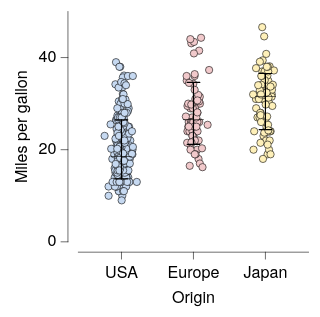

Express this chart as Vega-Lite.
### Vega-Lite specification from a JSON file in a GitHub repository (floating-point values rounded to 4 significant figures; data arrays with more than 128 entries replaced by an {"elided": "..."} marker saying what was removed)
{"background": null, "config": {"arc": {"fill": "#DBDBDB", "fillOpacity": 1.0, "innerRadius": 25.0, "padAngle": 0.03, "stroke": "black", "strokeOpacity": 1, "strokeWidth": 0.25}, "area": {"fill": "#DBDBDB", "fillOpacity": 1.0, "stroke": "black", "strokeOpacity": 1, "strokeWidth": 0.25}, "axis": {"domain": true, "domainCap": "round", "domainColor": "black", "domainWidth": 0.25, "grid": false, "gridCap": "round", "gridColor": "#F1F1F1", "gridDash": [0, 0], "gridOpacity": 1.0, "gridWidth": 0.25, "labelColor": "black", "labelFont": "HelveticaNeue", "labelFontSize": 7, "labelFontStyle": "normal", "labelFontWeight": 400, "offset": 4.5, "ticks": true, "tickCap": "round", "tickColor": "black", "tickRound": false, "tickSize": 3, "tickWidth": 0.25, "titleColor": "black", "titleFont": "HelveticaNeue", "titleFontSize": 7, "titleFontStyle": "normal", "titleFontWeight": 400}, "axisX": {"domain": true, "labelAlign": "center", "labelAngle": 0, "labels": true, "ticks": true, "translate": 0}, "axisY": {"domain": true, "labelAlign": "right", "labelAngle": 0, "labels": true, "ticks": true, "translate": 0}, "axisRight": {"domain": true, "labelAlign": "left", "labelAngle": 0, "labels": true, "ticks": true, "translate": 0}, "axisTop": {"domain": true, "labelAlign": "center", "labelAngle": 0, "labels": true, "ticks": true, "translate": 0}, "axisBand": {"tickOffset": 0}, "bar": {"fill": "#DBDBDB", "fillOpacity": 1.0, "stroke": "black", "strokeOpacity": 1, "strokeWidth": 0.25}, "boxplot": {"size": 9.0, "ticks": {"cornerRadius": 0.25, "fill": "black", "size": 4.5, "thickness": 0.25}, "box": {"fillOpacity": 1.0, "stroke": "black", "strokeOpacity": 1, "strokeWidth": 0.25}, "median": {"fill": "black", "fillOpacity": 1.0, "size": 9.0, "thickness": 0.25}, "rule": {"fill": "black", "fillOpacity": 1.0, "size": 10.0, "stroke": "black", "strokeDash": [0, 0], "strokeOpacity": 1, "strokeWidth": 0.25}, "outliers": {"color": "black", "fill": "black", "fillOpacity": 1.0, "size": 0, "stroke": "black", "strokeOpacity": 1, "strokeWidth": 0.25}}, "circle": {"fill": "black", "fillOpacity": 1.0, "size": 0.5, "stroke": null, "strokeOpacity": 1, "strokeWidth": 0.25}, "errorband": {"band": {"fillOpacity": 0.6, "stroke": null, "strokeWidth": 0.25, "strokeOpacity": 1}, "borders": {"opacity": 0, "strokeOpacity": 0.25, "strokeWidth": 1}}, "errorbar": {"opacity": 1, "rule": {"strokeDash": [0, 0], "strokeWidth": 0.5}, "ticks": {"color": "black", "cornerRadius": 0.25, "opacity": 1, "size": 6.0, "thickness": 0.5}, "thickness": 0.5}, "font": "HelveticaNeue", "geoshape": {"fill": "#DBDBDB", "fillOpacity": 1.0, "stroke": "black", "strokeOpacity": 1, "strokeWidth": 0.25}, "header": {"labelColor": "black", "labelFont": "HelveticaNeue", "labelFontSize": 7, "labelFontStyle": "normal", "labelFontWeight": 400, "titleColor": "black", "titleFont": "HelveticaNeue", "titleFontSize": 7, "titleFontStyle": "normal", "titleFontWeight": 400, "titlePadding": 0}, "legend": {"disable": false, "offset": 4.5, "gradientLength": 50.0, "gradientThickness": 5.0, "gradientOpacity": 1.0, "gradientStrokeColor": "black", "gradientStrokeWidth": 0.25, "labelColor": "black", "labelFont": "HelveticaNeue", "labelFontSize": 7, "labelFontStyle": "normal", "labelFontWeight": 400, "strokeColor": "black", "strokeWidth": 0, "symbolSize": 42, "symbolStrokeColor": "black", "symbolStrokeWidth": 0.25, "titleColor": "black", "titleFont": "HelveticaNeue", "titleFontSize": 7, "titleFontStyle": "normal", "titleFontWeight": 400}, "line": {"color": "black", "stroke": "black", "strokeCap": "round", "strokeDash": [0, 0], "strokeOpacity": 1, "strokeWidth": 0.375}, "point": {"filled": true, "fill": "#DBDBDB", "fillOpacity": 1.0, "size": 5.0, "stroke": "black", "strokeOpacity": 1, "strokeWidth": 0.25}, "range": {"category": ["#C6D9F1", "#F1C9CB", "#FEF0B9", "#CEE37A", "#7AA8E0", "#E589A3", "#FDDD5D", "#68B961", "#4177B1", "#C35082", "#E5C227", "#438156"], "diverging": {"scheme": ["#C35082", "#CE6D94", "#D989A7", "#E2A4BA", "#EABFCE", "#F1DBE2", "#F6F6F6", "#D7E0EB", "#B9CBE0", "#9BB6D5", "#7DA1C9", "#5F8CBD", "#4177B1"]}, "heatmap": {"scheme": ["#DFE9F7", "#C6D9F1", "#ADC8EC", "#94B8E6", "#7AA8E0", "#6097DA", "#4D87CA", "#4177B1", "#386898", "#2F597F", "#264A69", "#1D3A58"]}, "ordinal": {"scheme": ["#F1F1F1", "#DBDBDB", "#C6C6C6", "#B2B2B2", "#9D9D9D", "#898989", "#767676", "#636363", "#515151", "#404040", "#2F2F2F", "#1F1F1F"]}, "ramp": {"scheme": ["#DFE9F7", "#C6D9F1", "#ADC8EC", "#94B8E6", "#7AA8E0", "#6097DA", "#4D87CA", "#4177B1", "#386898", "#2F597F", "#264A69", "#1D3A58"]}}, "rule": {"color": "black", "stroke": "black", "strokeCap": "round", "strokeDash": [2, 2], "strokeOpacity": 1, "strokeWidth": 0.25}, "scale": {"bandPaddingInner": 0.1, "bandPaddingOuter": 0.1, "round": false}, "rect": {"fill": "#DBDBDB", "fillOpacity": 1.0, "stroke": "black", "strokeOpacity": 1, "strokeWidth": 0.25}, "square": {"fill": "#DBDBDB", "fillOpacity": 1.0, "size": 10.0, "stroke": "black", "strokeOpacity": 1, "strokeWidth": 0.25}, "text": {"color": "black", "font": "HelveticaNeue", "fontSize": 7, "fontStyle": "normal", "fontWeight": 400}, "title": {"anchor": "middle", "frame": "group", "color": "black", "font": "HelveticaNeue", "fontSize": 7, "fontStyle": "normal", "fontWeight": 400, "subtitleColor": "black", "subtitleFont": "HelveticaNeue", "subtitleFontSize": "HelveticaNeue", "subtitleFontStyle": "normal", "subtitleFontWeight": 400}, "view": {"continuousWidth": 100, "continuousHeight": 100, "discreteWidth": 100, "discreteHeight": 100, "fill": null, "stroke": null, "strokeWidth": 0.25}}, "layer": [{"data": {"name": "data-5a85ede2053d4aec77293cfb476ae07b"}, "mark": {"type": "circle", "opacity": 1.0, "size": 10.0, "stroke": "black", "strokeOpacity": 1, "strokeWidth": 0.25}, "encoding": {"color": {"field": "Origin", "legend": null, "sort": ["USA", "Europe", "Japan"], "title": null, "type": "nominal"}, "x": {"axis": {}, "field": "Origin", "sort": ["USA", "Europe", "Japan"], "title": "Origin", "type": "nominal"}, "xOffset": {"field": "jitter_x", "scale": {"domain": [-7.33, 7.33], "range": [5.17, 19.83]}, "type": "quantitative"}, "y": {"field": "Miles_per_Gallon", "title": "Miles per gallon", "type": "quantitative"}}}, {"data": {"name": "data-246b549c5f5e5aa127fcea3f51cbe754"}, "mark": {"type": "errorbar"}, "encoding": {"x": {"axis": {}, "field": "Origin", "sort": ["USA", "Europe", "Japan"], "title": "Origin", "type": "nominal"}, "y": {"field": "__mean", "title": "Miles per gallon", "type": "quantitative"}, "yError": {"field": "__error"}}}, {"data": {"name": "data-5a85ede2053d4aec77293cfb476ae07b"}, "mark": {"type": "boxplot", "box": {"fillOpacity": 0, "strokeOpacity": 0}, "outliers": {"opacity": 0}, "rule": {"strokeOpacity": 0}, "ticks": false}, "encoding": {"x": {"axis": {}, "field": "Origin", "sort": ["USA", "Europe", "Japan"], "title": "Origin", "type": "nominal"}, "y": {"field": "Miles_per_Gallon", "title": "Miles per gallon", "type": "quantitative"}}}], "$schema": "https://vega.github.io/schema/vega-lite/v6.4.1.json", "datasets": {"data-5a85ede2053d4aec77293cfb476ae07b": {"elided": "398 records"}, "data-246b549c5f5e5aa127fcea3f51cbe754": [{"Origin": "USA", "__mean": 20.08, "__error": 6.403, "__dysonsphere__": 1}, {"Origin": "Japan", "__mean": 30.45, "__error": 6.09, "__dysonsphere__": 1}, {"Origin": "Europe", "__mean": 27.89, "__error": 6.724, "__dysonsphere__": 1}]}}
